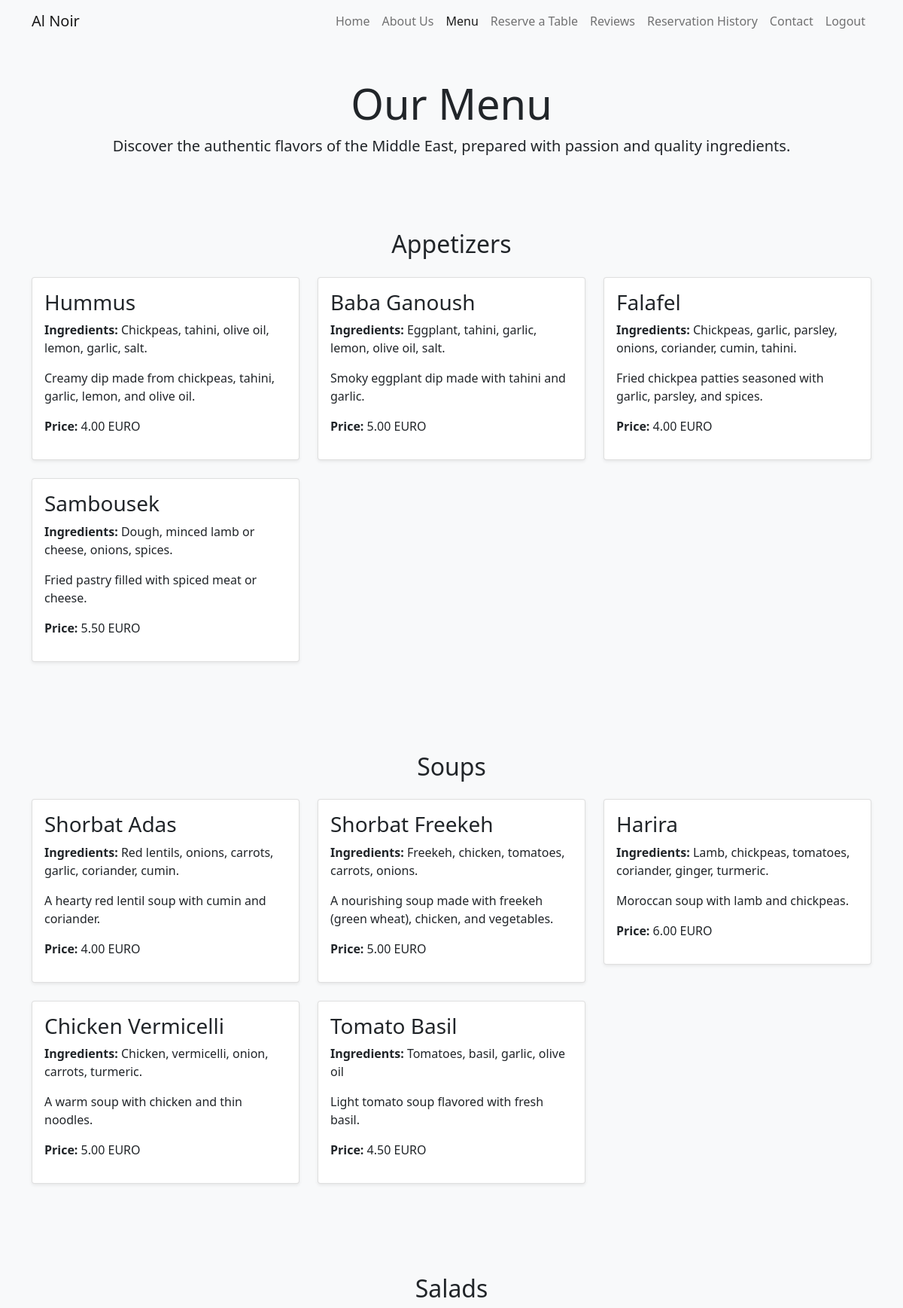
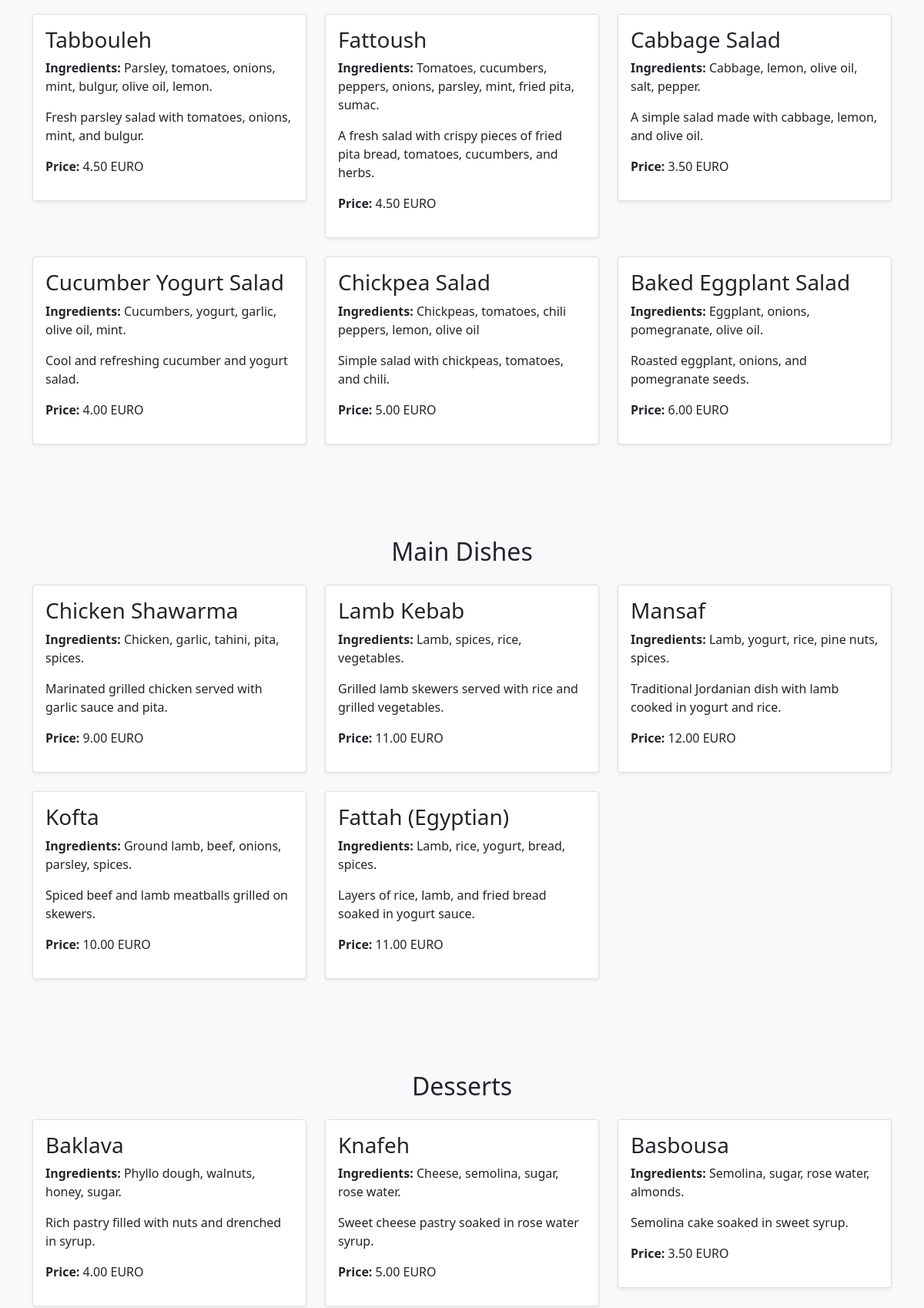
The page /menu/ (signed in, upper part) on the database its author committed (2 pictures, top to bottom).
### main/models.py (models this page shows, shortened)
class Category(models.Model):
    name = models.CharField(max_length=100)

class Dish(models.Model):
    category = models.ForeignKey(Category, on_delete=models.CASCADE, related_name='dishes')  # Referință la categoria preparatului
    name = models.CharField(max_length=200)
    description = models.TextField()
    ingredients = models.TextField()
    price = models.DecimalField(max_digits=6, decimal_places=2)
    is_special = models.BooleanField(default=False)  # Dacă preparatul este un fel de mâncare specială

### main/views.py (the view)
# urls.py: path('menu/', views.menu, name='menu'),
def menu(request):
    categories = Category.objects.all()  # Preia toate categoriile din baza de date
    return render(request, 'menu.html', {'categories': categories})

### main/templates/menu.html (shortened to what this page needs)
{% extends 'base.html' %}
{% block content %}
<section class="menu py-5 bg-light">
    <div class="container">
        <h1 class="display-4 text-center">Our Menu</h1>
        <p class="lead text-center mb-5">Discover the authentic flavors of the Middle East, prepared with passion and quality ingredients.</p>
        <div class="menu-categories">
            {% for category in categories %}
                <div class="category-section py-5">
                    <h2 class="text-center mb-4">{{ category.name }}</h2>
                    <div class="row">
                        {% for dish in category.dishes.all %}
                            <div class="col-md-4 mb-4">
                                <div class="card shadow-sm">
                                    <div class="card-body">
                                        <h3 class="card-title">{{ dish.name }}</h3>
                                        <p><strong>Ingredients:</strong> {{ dish.ingredients }}</p>
                                        <p>{{ dish.description }}</p>
                                        <div class="d-flex justify-content-between align-items-center">
                                            <p class="price"><strong>Price:</strong> {{ dish.price }} EURO</p>
                                            {% if dish.is_special %}
                                                <span class="badge badge-success">Chef's Recommendation!</span>
                                            {% endif %}
                                        </div>
                                    </div>
                                </div>
                            </div>
                        {% endfor %}
                    </div>
                </div>
            {% endfor %}
        </div>
    </div>
</section>
{% endblock %}

### rows shown on the page
Category: name "Appetizers"
Dish: name "Hummus", ingredients "Chickpeas, tahini, olive oil, lemon, garlic, salt.", description "Creamy dip made from chickpeas, tahini, garlic, lemon, and olive oil.", price "4.00"
Dish: name "Baba Ganoush", ingredients "Eggplant, tahini, garlic, lemon, olive oil, salt.", description "Smoky eggplant dip made with tahini and garlic.", price "5.00"
Dish: name "Falafel", ingredients "Chickpeas, garlic, parsley, onions, coriander, cumin, tahini.", description "Fried chickpea patties seasoned with garlic, parsley, and spices.", price "4.00"
Dish: name "Sambousek", ingredients "Dough, minced lamb or cheese, onions, spices.", description "Fried pastry filled with spiced meat or cheese.", price "5.50"
Category: name "Soups"
Dish: name "Shorbat Adas", ingredients "Red lentils, onions, carrots, garlic, coriander, cumin.", description "A hearty red lentil soup with cumin and coriander.", price "4.00"
Dish: name "Shorbat Freekeh", ingredients "Freekeh, chicken, tomatoes, carrots, onions.", description "A nourishing soup made with freekeh (green wheat), chicken, and vegetables.", price "5.00"
Dish: name "Harira", ingredients "Lamb, chickpeas, tomatoes, coriander, ginger, turmeric.", description "Moroccan soup with lamb and chickpeas.", price "6.00"
Dish: name "Chicken Vermicelli", ingredients "Chicken, vermicelli, onion, carrots, turmeric.", description "A warm soup with chicken and thin noodles.", price "5.00"
Dish: name "Tomato Basil", ingredients "Tomatoes, basil, garlic, olive oil", description "Light tomato soup flavored with fresh basil.", price "4.50"
Category: name "Salads"
Dish: name "Tabbouleh", ingredients "Parsley, tomatoes, onions, mint, bulgur, olive oil, lemon.", description "Fresh parsley salad with tomatoes, onions, mint, and bulgur.", price "4.50"
Dish: name "Fattoush", ingredients "Tomatoes, cucumbers, peppers, onions, parsley, mint, fried pita, sumac.", description "A fresh salad with crispy pieces of fried pita bread, tomatoes, cucumbers, and herbs.", price "4.50"
Dish: name "Cabbage Salad", ingredients "Cabbage, lemon, olive oil, salt, pepper.", description "A simple salad made with cabbage, lemon, and olive oil.", price "3.50"
Dish: name "Cucumber Yogurt Salad", ingredients "Cucumbers, yogurt, garlic, olive oil, mint.", description "Cool and refreshing cucumber and yogurt salad.", price "4.00"
Dish: name "Chickpea Salad", ingredients "Chickpeas, tomatoes, chili peppers, lemon, olive oil", description "Simple salad with chickpeas, tomatoes, and chili.", price "5.00"
Dish: name "Baked Eggplant Salad", ingredients "Eggplant, onions, pomegranate, olive oil.", description "Roasted eggplant, onions, and pomegranate seeds.", price "6.00"
Category: name "Main Dishes"
Dish: name "Chicken Shawarma", ingredients "Chicken, garlic, tahini, pita, spices.", description "Marinated grilled chicken served with garlic sauce and pita.", price "9.00"
Dish: name "Lamb Kebab", ingredients "Lamb, spices, rice, vegetables.", description "Grilled lamb skewers served with rice and grilled vegetables.", price "11.00"
Dish: name "Mansaf", ingredients "Lamb, yogurt, rice, pine nuts, spices.", description "Traditional Jordanian dish with lamb cooked in yogurt and rice.", price "12.00"
Dish: name "Kofta", ingredients "Ground lamb, beef, onions, parsley, spices.", description "Spiced beef and lamb meatballs grilled on skewers.", price "10.00"
Dish: name "Fattah (Egyptian)", ingredients "Lamb, rice, yogurt, bread, spices.", description "Layers of rice, lamb, and fried bread soaked in yogurt sauce.", price "11.00"
Category: name "Desserts"
Dish: name "Baklava", ingredients "Phyllo dough, walnuts, honey, sugar.", description "Rich pastry filled with nuts and drenched in syrup.", price "4.00"
Dish: name "Knafeh", ingredients "Cheese, semolina, sugar, rose water.", description "Sweet cheese pastry soaked in rose water syrup.", price "5.00"
Dish: name "Basbousa", ingredients "Semolina, sugar, rose water, almonds.", description "Semolina cake soaked in sweet syrup.", price "3.50"
